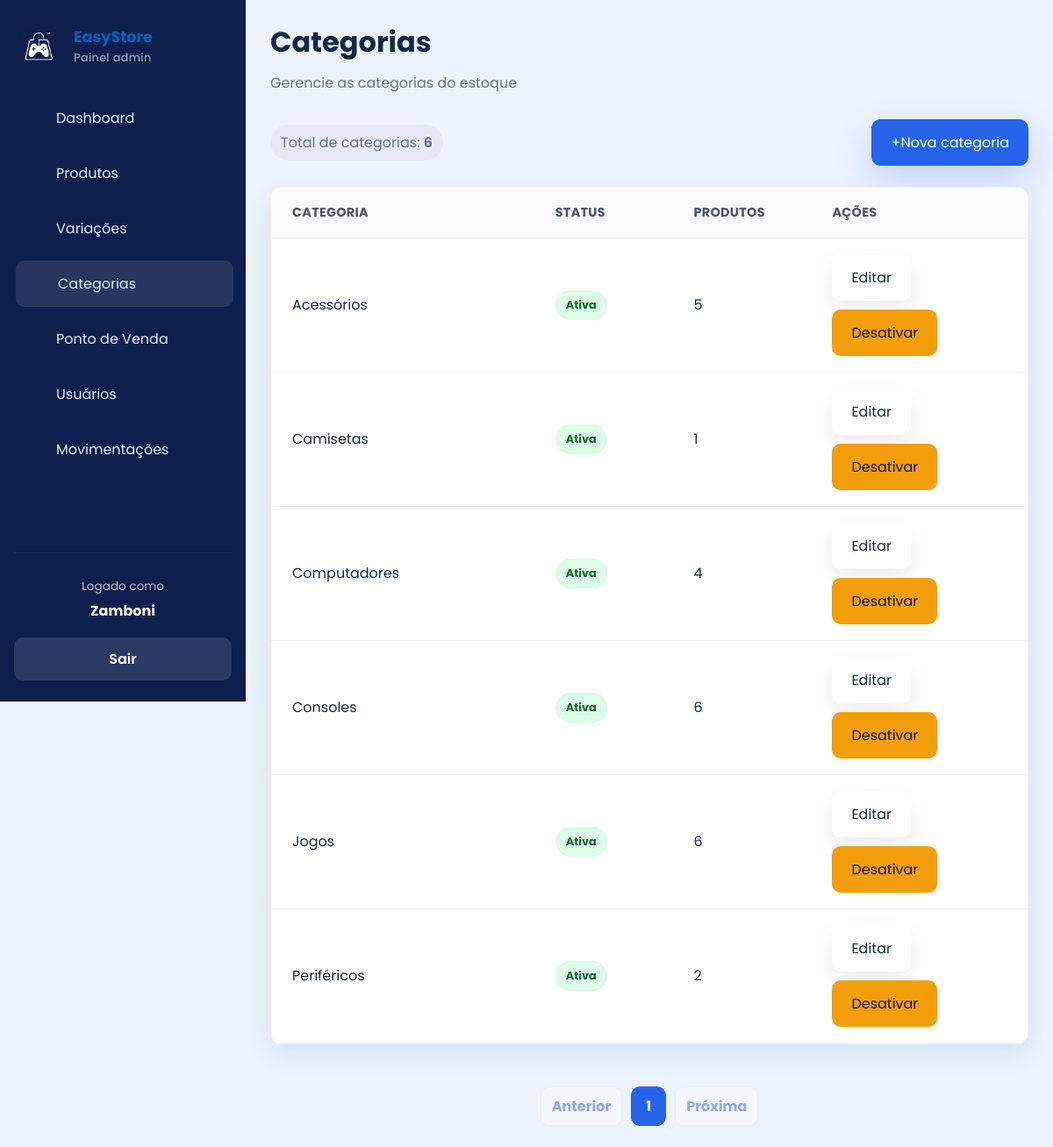
The page /categorias/ (signed in) on the database its author committed.
### app/models/categoria.py (models this page shows)
class Categoria(Base):
    __tablename__ = "categorias"
    id = Column(Integer, primary_key=True, autoincrement=True, index=True)
    nome = Column(String(167), nullable=False, unique=True)
    descricao = Column(String(255), nullable=True)
    ativo = Column(Boolean, default=True)
    produtos = relationship("Produto", back_populates="categoria", lazy="select")

### app/controllers/categoria_controller.py (the view)
@router.get("/")
def listar_categorias(
    request: Request,
    pagina: int = 1,
    por_pagina: int = 10,
    db: Session = Depends(get_db),
    usuario = Depends(get_admin),
):
    query = db.query(Categoria).order_by(Categoria.nome)
    total_categorias = query.count()
    por_pagina = min(max(por_pagina, 1), 10)
    total_paginas = math.ceil(total_categorias / por_pagina) if total_categorias else 1
    pagina = min(max(pagina, 1), total_paginas)
    categorias = query.offset((pagina - 1) * por_pagina).limit(por_pagina).all()
    return templates.TemplateResponse(
        request,
        "admin/categorias.html",
        {
            "request":      request,
            "usuario":      usuario,
            "categorias":   categorias,
            "pagina":       pagina,
            "por_pagina":   por_pagina,
            "total_paginas": total_paginas,
            "total_categorias": total_categorias,
            "page_title":   "Categorias",
            "page_subtitle":"Gerencie as categorias do estoque",
            "css_path":     "css/cadastros.css",
            "active":       "categorias",
        }
    )

### app/templates/admin/categorias.html
{% extends "admin/base.html" %}
{% block content %}
<div class="table-actions">
  <div class="detail-pill">Total de categorias: <strong>{{ total_categorias }}</strong></div>
  {% set role = usuario.role if usuario is not mapping else usuario.get('role') if usuario else None %}
  {% if role == 'admin' %}
  <a href="/categorias/nova" class="btn btn-primary">+Nova categoria</a>
  {% endif %}
</div>
<div class="table-card categories-table">
  <div class="table-row header">
    <div>Categoria</div>
    <div>Status</div>
    <div>Produtos</div>
    <div>Ações</div>
  </div>
  {% for categoria in categorias %}
  <div class="table-row">
    <div>{{ categoria.nome }}</div>
    <div><span class="status-badge {% if categoria.ativo %}active{% else %}inactive{% endif %}">{{ 'Ativa' if categoria.ativo else 'Inativa' }}</span></div>
    <div>{{ categoria.produtos|length }}</div>
    <div class="actions">
      {% if role == 'admin' %}
      <a href="/categorias/{{ categoria.id }}/editar" class="btn btn-secondary">Editar</a>
      <form action="/categorias/{{ categoria.id }}/toggle-ativo" method="post" data-confirm="Tem certeza que deseja alterar o status desta categoria?"><button type="submit" class="btn btn-warning">{% if categoria.ativo %}Desativar{% else %}Ativar{% endif %}</button></form>
      {% else %}
      <span class="muted">Ações administrativas ocultas</span>
      {% endif %}
    </div>
  </div>
  {% endfor %}
</div>
<nav class="pagination" aria-label="Paginação de categorias">
  <a class="pagination-link {% if pagina == 1 %}disabled{% endif %}" href="/categorias?por_pagina={{ por_pagina }}&pagina={{ pagina - 1 }}">Anterior</a>
  {% for numero in range(1, total_paginas + 1) %}
  <a class="pagination-link {% if numero == pagina %}active{% endif %}" href="/categorias?por_pagina={{ por_pagina }}&pagina={{ numero }}">{{ numero }}</a>
  {% endfor %}
  <a class="pagination-link {% if pagina == total_paginas %}disabled{% endif %}" href="/categorias?por_pagina={{ por_pagina }}&pagina={{ pagina + 1 }}">Próxima</a>
</nav>
{% endblock %}

### app/static/css/admin.css (style rules this page uses)
:root { --bg: #edf2ff; --surface: #ffffff; --surface-soft: #f8fafc; --text: #102a43; --muted: #64748b; --primary: #2563eb; --primary-dark: #1d4ed8; --success: #16a34a; --warning: #f59e0b; --danger: #dc2626; --radius: 12px; --shadow: 0 12px 30px rgba(15, 23, 42, 0.08); --transition: 0.25s ease; --color-dark: #0262bd; --color-primary: #3fa1fc; }
* { box-sizing: border-box; margin: 0; padding: 0; }
html, body { min-height: 100%; background: var(--bg); color: var(--text); font-family: 'Poppins', sans-serif; }
body { overflow-x: hidden; }
a { color: inherit; text-decoration: none; }
button { cursor: pointer; font: inherit; }
.btn { align-items: center; border: none; border-radius: 10px; display: inline-flex; justify-content: center; padding: 14px 22px; transition: transform var(--transition), box-shadow var(--transition), opacity var(--transition); }
.btn-primary { background-color: var(--primary); box-shadow: 0 16px 40px rgba(37, 99, 235, 0.22); color: #ffffff; }
.btn-secondary { background: var(--surface); box-shadow: 0 12px 28px rgba(15, 23, 42, 0.08); color: var(--text); }
.btn-warning { background: var(--warning); color: #0f172a; }
.card, .table-card, .form-card { background: var(--surface); border: 1px solid rgba(148, 163, 184, 0.14); border-radius: var(--radius); box-shadow: var(--shadow); }
.table-card { overflow: hidden; }
.table-row { align-items: center; border-bottom: 1px solid #eef2ff; display: grid; gap: 16px; padding: 18px 24px; }
.table-row.header { background: #f8fbff; color: #475569; font-size: 0.9rem; font-weight: 700; letter-spacing: 0.02em; text-transform: uppercase; }
.actions { display: flex; flex-wrap: wrap; gap: 10px; }
.status-badge { border-radius: 999px; display: inline-flex; font-size: 0.8rem; font-weight: 700; padding: 8px 12px; }
.status-badge.active, .status-badge.entrada { background: #dcfce7; color: #166534; }
.page-actions, .table-actions { align-items: center; display: flex; flex-wrap: wrap; gap: 16px; justify-content: space-between; }
.detail-pill { background: rgba(15, 23, 42, 0.03); border-radius: 999px; color: var(--muted); padding: 8px 12px; }
.pagination { align-items: center; display: flex; flex-wrap: wrap; gap: 8px; justify-content: center; margin-top: 24px; }
.pagination-link { background: var(--surface); border: 1px solid #dbeafe; border-radius: 10px; color: #1d4ed8; font-weight: 700; min-width: 40px; padding: 9px 12px; text-align: center; }
.pagination-link:hover, .pagination-link.active { background: #2563eb; border-color: #2563eb; color: #ffffff; }
.pagination-link.disabled { opacity: 0.45; pointer-events: none; }

### app/static/css/cadastros.css (style rules this page uses)
.categories-table .table-row { grid-template-columns: 2fr 1fr 1fr 1.4fr; }
.pagination { align-items: center; display: flex; flex-wrap: wrap; gap: 10px; justify-content: center; margin-top: 24px; }

### rows shown on the page
Categoria: nome "Acessórios", ativo "Ativa", produtos|length "5", shows "Desativar"
Categoria: nome "Camisetas", ativo "Ativa", produtos|length "1", shows "Desativar"
Categoria: nome "Computadores", ativo "Ativa", produtos|length "4", shows "Desativar"
Categoria: nome "Consoles", ativo "Ativa", produtos|length "6", shows "Desativar"
Categoria: nome "Jogos", ativo "Ativa", produtos|length "6", shows "Desativar"
Categoria: nome "Periféricos", ativo "Ativa", produtos|length "2", shows "Desativar"

### other values the page prints
{{ logged_name }} "Zamboni"
{{ page_title }} "Categorias"
{{ page_subtitle }} "Gerencie as categorias do estoque"
{{ total_categorias }} "6"
{{ numero }} "1"
